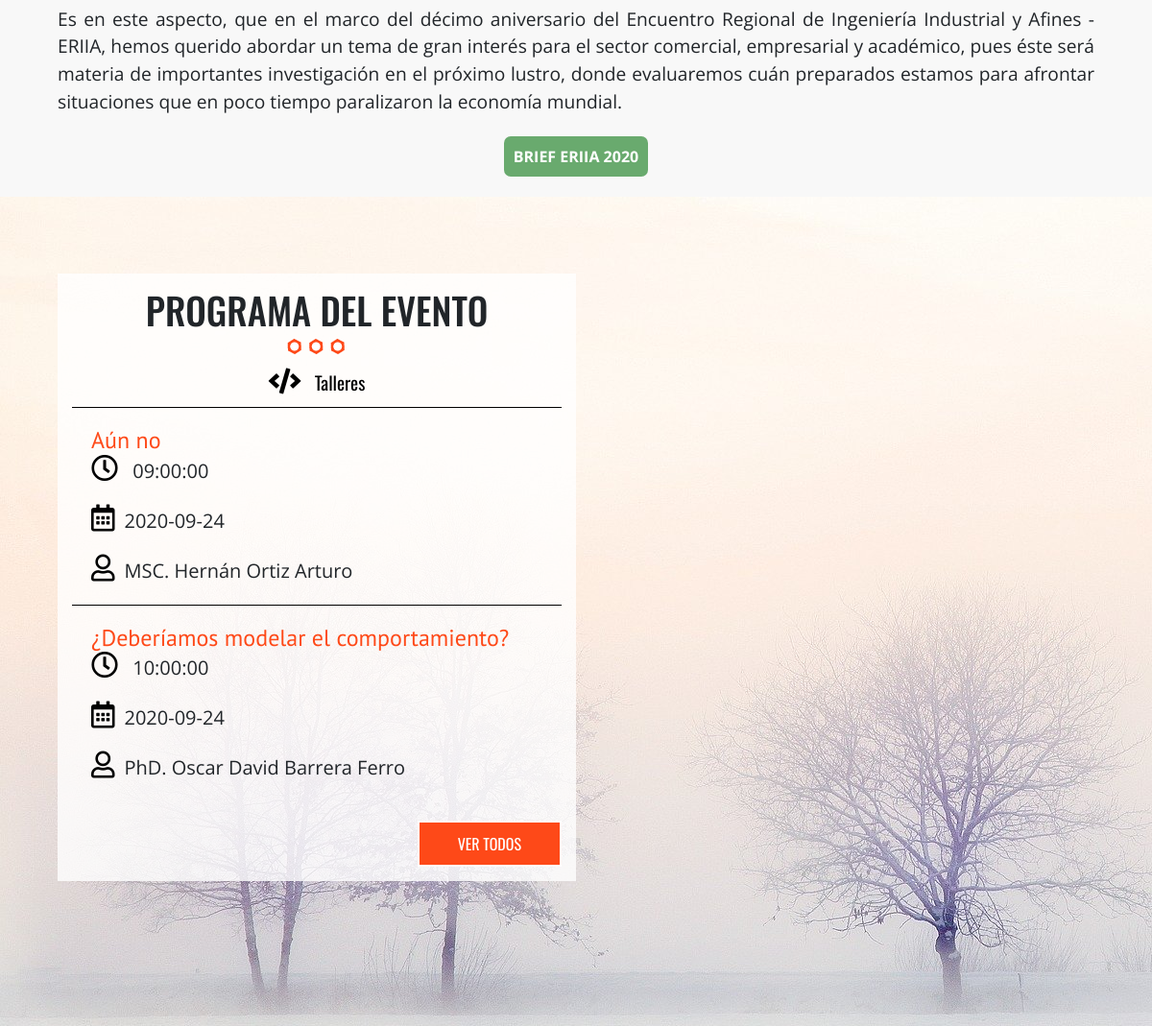
Before: / (middle part) with the older database file.
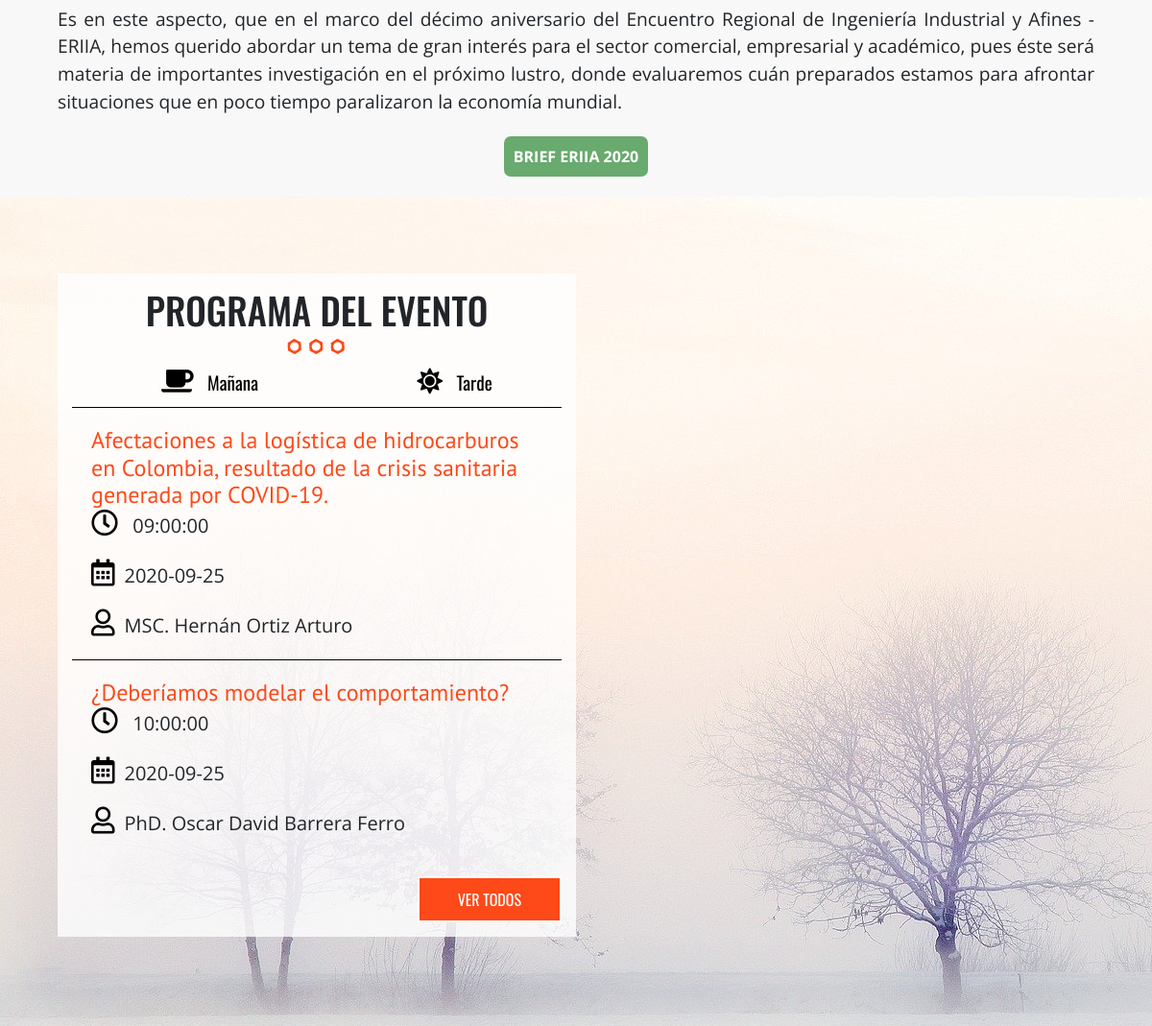
After: the same page with the newer database file.
### tables this page shows
CREATE TABLE `categoria_evento` (
  `id_categoria` tinyint(10) NOT NULL,
  `cat_evento` varchar(50) NOT NULL,
  `icono` varchar(15) NOT NULL
);

CREATE TABLE `eventos` (
  `evento_id` tinyint(10) NOT NULL,
  `nombre_evento` varchar(200) NOT NULL,
  `fecha_evento` date NOT NULL,
  `hora_evento` time NOT NULL,
  `id_cat_evento` tinyint(4) NOT NULL,
  `id_inv` tinyint(4) NOT NULL
);

CREATE TABLE `invitados` (
  `invitado_id` tinyint(4) NOT NULL,
  `nombre_invitado` varchar(40) NOT NULL,
  `apellido_invitado` varchar(40) NOT NULL,
  `descripcion` text NOT NULL,
  `url_imagen` varchar(50) NOT NULL,
  `minurl_imagen` varchar(50) NOT NULL
);

### index.php (shortened to what this page needs)
<?php include_once 'includes/templates/header.php'; ?>
<section class="seccion contenedor">
  <p class="descripcion"> <br>
    <br>
    Es en este aspecto, que en el marco del décimo aniversario del Encuentro Regional de Ingeniería Industrial y Afines -ERIIA, hemos querido abordar un tema de gran interés para el sector comercial, empresarial y académico, pues éste será materia de importantes investigación en el próximo lustro, donde evaluaremos cuán preparados estamos para afrontar situaciones que en poco tiempo paralizaron la economía mundial. </p>
    <div class="brieferiia">
  <a class="brief" target="a_blank" href="brief/brief.pdf">BRIEF ERIIA 2020</a>
</div>
</section>
<section class="programa">
  <div class="contenedor-video">
    <div class="fondo">
      <img src="img/imgprograma.jpg">
    </div>
  </div>
  <div class="contenido-programa">
    <div class="contenedor">
      <div class="programa-evento">
        <h2>Programa del evento</h2>
        <?php
        try {
          require_once('includes/funciones/bd_conexion.php');
          $sql = "SELECT * FROM `categoria_evento`; ";
          $resultado = $conn->query($sql);
        } catch (\Exception $e) {
          $error = $e->getMessage();
        }
        ?>
        <nav class="menu-programa">
          <?php while ($cat = $resultado->fetch_array(MYSQLI_ASSOC)) { ?>
            <?php $categoria = $cat['cat_evento']; ?>
            <a href="#<?php echo strtolower($categoria); ?>">
              <i class="fas <?php echo $cat['icono']; ?>"></i> <?php echo $categoria ?></a>
          <?php } ?>
        </nav>
        <?php
        try {
          $sql  = " SELECT evento_id, nombre_evento, fecha_evento, hora_evento, cat_evento, icono, nombre_invitado, apellido_invitado ";
          $sql .= " FROM eventos ";
          $sql .= " INNER JOIN categoria_evento ";
          $sql .= " ON eventos.id_cat_evento = categoria_evento.id_categoria ";
          $sql .= " INNER JOIN invitados ";
          $sql .= " ON eventos.id_inv = invitados.invitado_id ";
          $sql .= " AND eventos.id_cat_evento = 1 ";
          $sql .= " ORDER BY evento_id LIMIT 2;";
        } catch (\Exception $e) {
          echo $e->getMessage();
        }
        ?>
        <?php $conn->multi_query($sql); ?>
        <?php
        do {
          $resultado = $conn->store_result();
          $row = $resultado->fetch_all(MYSQLI_ASSOC); ?>
          <?php $i = 0; ?>
          <?php foreach ($row as $evento) : ?>
            <?php if ($i % 3 == 0) { ?>
              <div id="<?php echo strtolower($evento['cat_evento']) ?>" class="info-curso ocultar clearfix">
              <?php  } ?>
              <div class="detalle-evento">
                <h3><?php echo $evento['nombre_evento'] ?></h3>
                <p><i class="far fa-clock"></i> <?php echo $evento['hora_evento']; ?></p>
                <p><i class="far fa-calendar-alt"></i><?php echo $evento['fecha_evento']; ?></p>
                <p><i class="far fa-user"></i><?php echo $evento['nombre_invitado'] . " " . $evento['apellido_invitado']; ?></p>
              </div>
              <?php if ($i % 2 == 1) : ?>
                <a href="calendario.php" class="button float-right">Ver todos</a>
           </div>
              <?php  endif; ?>
           <?php  $i++; ?>
       <?php  endforeach; ?>
  <?php  } while($conn->more_results() && $conn->next_result()); ?>
      </div>
    </div>
  </div>
</section>
<?php include_once 'includes/templates/footer.php'; ?>

Changed rows visible on the page:
changed categoria_evento: icono "fa-code" → "fa-coffee" (drawn); cat_evento "Talleres" → "Mañana"
added categoria_evento: cat_evento "Tarde"
changed eventos "MSC. Hernán": nombre_evento "Aún no" → "Afectaciones a la logística de hidrocarburos en Colombia, resultado de la crisis sanitaria generada por COVID-19."; fecha_evento "2020-09-24" → "2020-09-25"
changed eventos "¿Deberíamos modelar el comportamiento?": fecha_evento "2020-09-24" → "2020-09-25"
